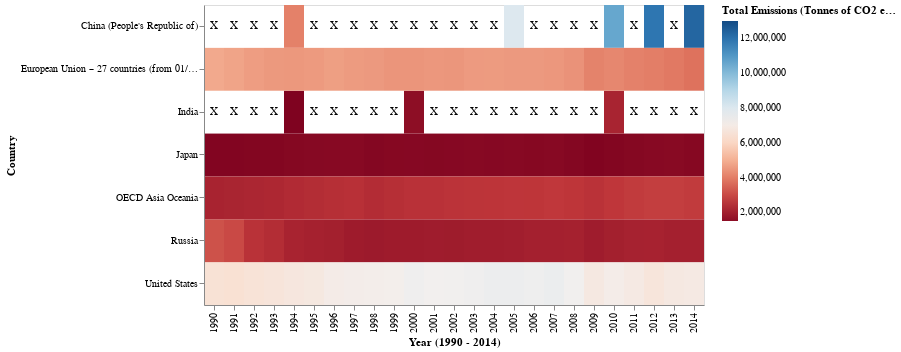

The code cell stored with this chart in its notebook:
### Code cell
import altair as alt
import pandas as pd

color_scheme = 'redblue'


missing_data = pd.DataFrame(columns=['Year', 'Country'])
for year in data_line1['Year'].unique():
    for country in data_line1['Country'].unique():
        if data_line1[(data_line1['Year'] == year) & (data_line1['Country'] == country)]['Value'].isna().all():
            missing_data = missing_data.append({'Year': year, 'Country': country}, ignore_index=True)


data_line1 = pd.concat([data_line1, missing_data])

data_line1['HasData'] = data_line1['Value'].notna()

base_chart = alt.Chart(data_line1).mark_rect().encode(
    x=alt.X('Year:O', title="Year (1990 - 2014)"),
    y=alt.Y('Country:N', title="Country"),
    color=alt.Color('Value:Q', title='Total Emissions (Tonnes of CO2 equivalent)', scale=alt.Scale(scheme=color_scheme, domain=[1500000, 13000000,])),
    tooltip=[
        alt.Tooltip('Year:O', title="Year"),
        alt.Tooltip('Value:Q', title='Total Emissions (Tonnes of CO2 equivalent)'),
        alt.Tooltip('Country:N', title="Country"),
    ]
)

text_chart = alt.Chart(data_line1).mark_text(baseline='middle').encode(
    x=alt.X('Year:O'),
    y=alt.Y('Country:N'),
    text=alt.condition(
        alt.datum.HasData,
        alt.value(''),  # Use an empty string when there is data
        alt.value('X')  # Display 'X' when there is no data
    )
)

chart = (base_chart + text_chart).properties(
    width=500,
    height=300
)

chart
#######

### Figure 1 — Vega-Lite specification as saved in the notebook (floating-point values rounded to 4 significant figures; data arrays with more than 128 entries replaced by an {"elided": "..."} marker saying what was removed)
{"config": {"view": {"continuousWidth": 400, "continuousHeight": 300}}, "layer": [{"mark": "rect", "encoding": {"color": {"field": "Value", "scale": {"domain": [1500000, 13000000], "scheme": "redblue"}, "title": "Total Emissions (Tonnes of CO2 equivalent)", "type": "quantitative"}, "tooltip": [{"field": "Year", "title": "Year", "type": "ordinal"}, {"field": "Value", "title": "Total Emissions (Tonnes of CO2 equivalent)", "type": "quantitative"}, {"field": "Country", "title": "Country", "type": "nominal"}], "x": {"field": "Year", "title": "Year (1990 - 2014)", "type": "ordinal"}, "y": {"field": "Country", "title": "Country", "type": "nominal"}}}, {"mark": {"type": "text", "baseline": "middle"}, "encoding": {"text": {"condition": {"value": "", "test": "datum.HasData"}, "value": "X"}, "x": {"field": "Year", "type": "ordinal"}, "y": {"field": "Country", "type": "nominal"}}}], "data": {"name": "data-452d546f7a241f40a9dc9b5732ca72d3"}, "height": 300, "width": 500, "$schema": "https://vega.github.io/schema/vega-lite/v4.17.0.json", "datasets": {"data-452d546f7a241f40a9dc9b5732ca72d3": {"elided": "175 records"}}}
